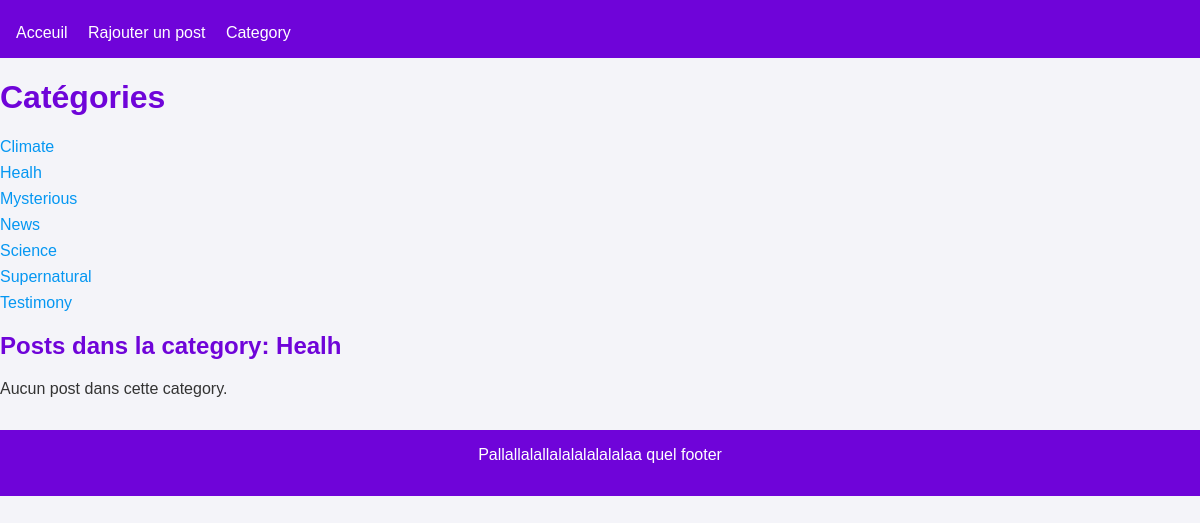
Screenshot of /category?id=2 with the database file from the repository.
### tables this page shows
CREATE TABLE category (
    id INT AUTO_INCREMENT PRIMARY KEY,
    name VARCHAR(100) NOT NULL UNIQUE
);

### src/Core/BaseView.php (called while the page is built, shortened)
<?php
class BaseView
{
    public function render(): void
    {
        $header = new Header();
        $footer = new Footer();
        $header->render();
        $this->content();
        $footer->render();
    }
}

### src/Controller/CategoryController.php (called while the page is built, shortened)
<?php
class CategoryController
{
    public function processRequest(): void
    {
        $this->render();
    }
    public function render(): void
    {
        $categoryRepo = new CategoryRepository();
        $categories = $categoryRepo->findAll();
        $selectedCategory = null;
        $posts = [];
        if (isset($_GET['id'])) {
            $selectedCategory = $categoryRepo->findById((int) $_GET['id']);
            if ($selectedCategory) {
                $postRepo = new PostRepository();
                $posts = $postRepo->findByCategoryId($selectedCategory->getId());
            }
        }
        $view = new CategoryView($categories, $selectedCategory, $posts);
        $view->render();
    }
}

### public/index.php (called while the page is built, shortened)
<?php
$router = new Router(Routes::defineRoutes());
$router->init();

### src/Entity/Category.php (called while the page is built, shortened)
<?php
class Category
{
    private ?int $id;
    private string $name;
    public function __construct(
        string $name
    ) {
        $this->name = $name;
    }
    public function getId(): ?int
    {
        return $this->id;
    }
    public function setId(?int $id): self
    {
        $this->id = $id;
        return $this;
    }
    public function getName(): string
    {
        return $this->name;
    }
}

### src/Repository/CategoryRepository.php (called while the page is built, shortened)
<?php
class CategoryRepository
{
    public function findById(int $id): ?Category
    {
        $connection = Database::connect();
        $query = $connection->prepare("SELECT * FROM category WHERE id = :id");
        $query->bindValue(":id", $id);
        $query->execute();
        $line = $query->fetch(\PDO::FETCH_ASSOC);
        if ($line) {
            $category = new Category($line["name"]);
            $category->setId($line["id"]);
            return $category;
        }
        return null;
    }
    public function findAll(): array
    {
        $list = [];
        $connection = Database::connect();
        $query = $connection->query("SELECT * FROM category");
        while ($line = $query->fetch(\PDO::FETCH_ASSOC)) {
            $category = new Category($line["name"]);
            $category->setId($line["id"]);
            $list[] = $category;
        }
        return $list;
    }
}

### src/View/CategoryView.php (the view, shortened to what this page needs)
<?php
class CategoryView extends BaseView
{
    protected function content(): void
    {
        echo "<h1>Catégories</h1><ul>";
        foreach ($this->categories as $category) {
            echo "<li><a href='/category?id=" . $category->getId() . "'>" . $category->getName() . "</a></li>";
        }
        echo "</ul>";
        if ($this->selectedCategory) {
            echo "<h2>Posts dans la category: " . $this->selectedCategory->getName() . "</h2>";
            if (empty($this->posts)) {
                echo "<p>Aucun post dans cette category.</p>";
            }
        }
    }
}

### src/Core/Router.php (shortened to what this page needs)
<?php
class Router
{
    private array $routes;
    public function __construct(array $routes)
    {
        $this->routes = $routes;
    }
    public function init()
    {
        $currentPath = $_SERVER['PATH_INFO'] ?? "";
        foreach ($this->routes as $path => $controller) {
            if (trim($currentPath, "/") == trim($path, "/")) {
                $controller->processRequest();
                return;
            }
        }
    }
}

### src/View/Part/Header.php (shortened to what this page needs)
<?php
class Header
{
    public function render()
    {
        ?>
        <!DOCTYPE html>
        <html lang="en">
        <head>
            <link rel="stylesheet" href="style.css">
        </head>
        <body>
            <header class=" main-header">
                <nav>
                    <a href="/">Acceuil</a>
                    <a href="/add">Rajouter un post</a>
                    <a href="/category">Category</a>
                </nav>
            </header>
            <?php
    }
}

### src/View/Part/Footer.php (shortened to what this page needs)
<?php
class Footer
{
    public function render()
    {
        ?>
        <footer class="main-footer">
            <lla>Pallallalallalalalalalalaa quel footer</p>
        </footer>
        </body>
        </html>
        <?php
    }
}

### public/style.css (style rules this page uses)
:root { --main-bg: #f4f4f9; --primary-color: #6F04D9; --accent-color: #0597F2; --text-color: #333; --light-text: #666; --card-bg: #fff; --border-color: #ddd; }
body { font-family: Arial, sans-serif; margin: 0; padding: 0; background-color: var(--main-bg); color: var(--text-color); }
h1, h2, h3 { color: var(--primary-color); }
header { background-color: var(--primary-color); color: white; padding: 1rem; }
header nav { margin-top: 0.5rem; }
header nav a { color: white; text-decoration: none; margin-right: 1rem; }
footer { background-color: var(--primary-color); color: white; text-align: center; padding: 1rem; margin-top: 2rem; }
a { color: var(--accent-color); text-decoration: none; }
ul { list-style-type: none; padding: 0; }
li { margin-bottom: 0.5rem; }

### rows the page displays
category: name "Healh"
category: name "Climate"
category: name "Mysterious"
category: name "News"
category: name "Science"
category: name "Supernatural"
category: name "Testimony"
